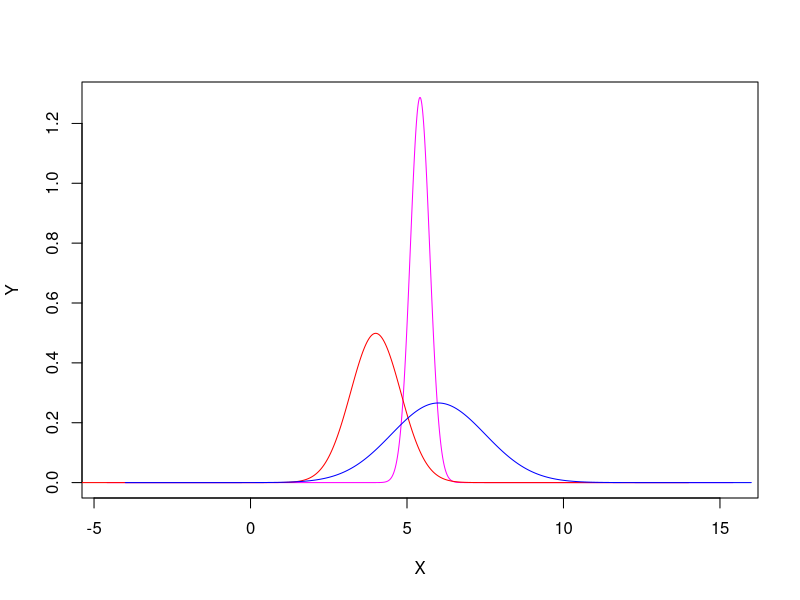

Reproduce this figure in R.
sample_size <- 20
mean_likelihood <- 6
sd_likelihood <- 1.5
mean_prior <- 4
sd_prior <- 0.8
weight1 <- (sample_size*(sd_prior^2))/(sample_size*(sd_prior^2)+sd_likelihood^2)
weight2 <- (sd_likelihood^2)/(sample_size * (sd_prior^2) * (sd_likelihood^2))
mean_posterior <- weight1*mean_likelihood + weight2*mean_prior

x1 <- seq(6-10, 6+10, 0.01)
x2 <- seq(4-10, 4+10, 0.01)
x3 <- seq(mean_posterior-10, mean_posterior + 10, 0.01)

plot(x3, dnorm(x3, mean_posterior, sd = 0.31), col = "magenta", type="l",xlab = "X", ylab="Y")
lines(x2, dnorm(x2, mean_prior, sd_prior), col= "red")
lines(x1, dnorm(x1, mean_likelihood, sd_likelihood), col= "blue")
